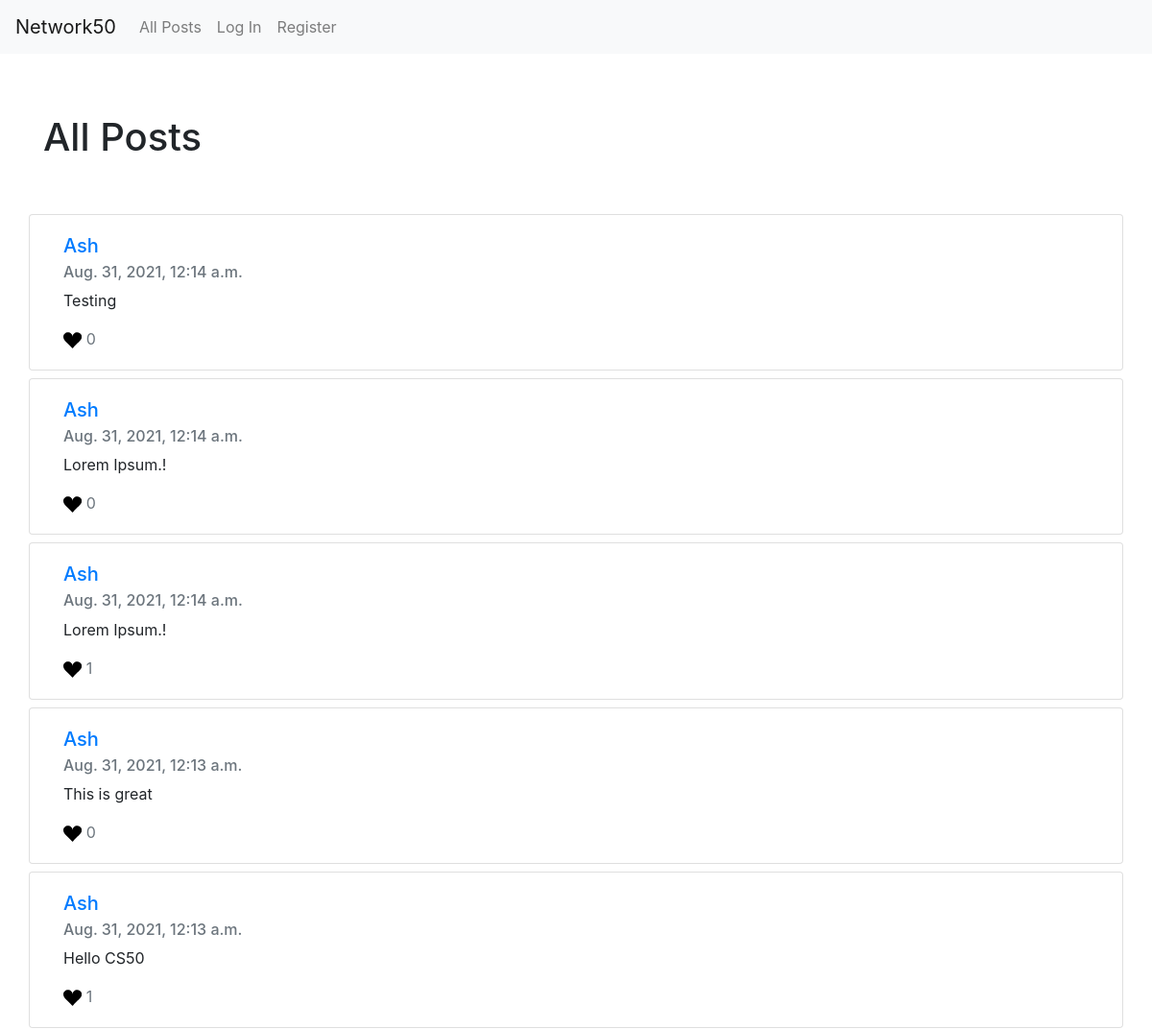
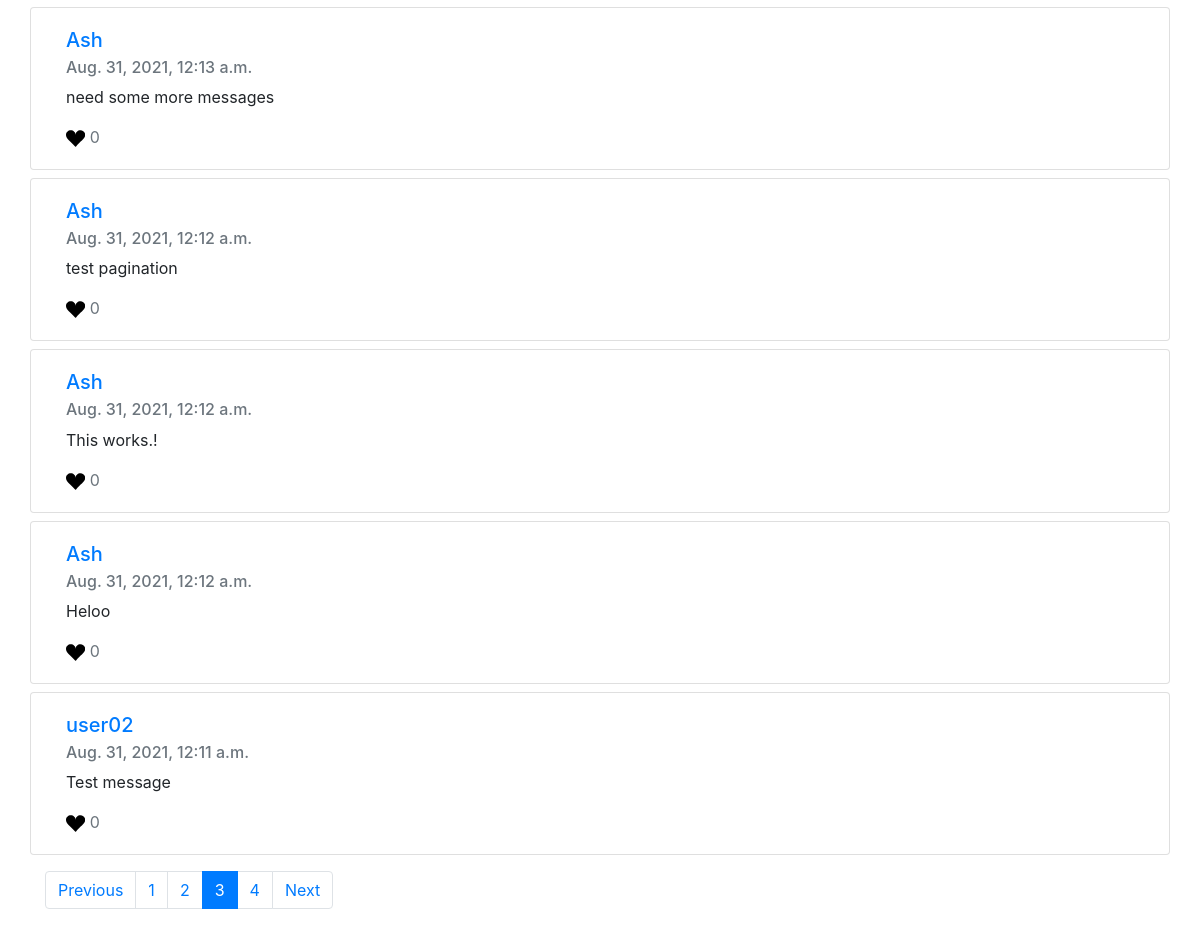
/?page=3, run on the app's committed database (2 pictures, top to bottom).
### network/models.py (models this page shows)
class Post(models.Model):
    content = models.TextField(verbose_name="New Post")
    timestamp = models.DateTimeField(auto_now_add=True)
    creator = models.ForeignKey(User, on_delete=models.CASCADE, related_name="posts")
    likes = models.ManyToManyField(User, blank=True)

class User(AbstractUser):
    following = models.ManyToManyField("self", symmetrical=False, blank=True, related_name="followers")

### network/views.py (the view)
# urls.py: path("", views.index, name="index"),
def index(request):
    posts = Post.objects.all().order_by("-timestamp")
    page_obj = paginate_posts(request, posts)
    return render(request, "network/index.html", {
        "posts": page_obj,
        "feed": True
    })

### network/views.py (called while the page is built)
def paginate_posts(request, posts):
    paginator = Paginator(posts, 10)
    page_number = request.GET.get('page')
    return paginator.get_page(page_number)

### network/templates/network/index.html (shortened to what this page needs)
{% extends "network/posts.html" %}
{% load static %}
{% block top-matter %}
<div class="container py-5">
    <h1>All Posts</h1>
{% endblock %}

### network/templates/network/posts.html (shortened to what this page needs)
{% extends "network/layout.html" %}
{% load static %}
{% block body %}
    <div class="top-matter">
        {% block top-matter %}
        {% endblock %}
    </div>
    <div class="feed">
        {% for post in posts %}
        <div class="card container mb-2">
            <div class="card-body">
                <a href="{% url 'profile' post.creator.username %}">
                    <h5 class="card-title">{{ post.creator }}</h5>
                </a>
                <h6 class="card-subtitle mb-2 text-muted">{{ post.timestamp }}</h6>
                <p class="card-text" id="post-content-{{ post.id }}">{{ post.content }}</p>
                <p class="card-text text-muted">
                    <svg width="1.2em"
                         height="1.2em"
                         viewBox="0 0 16 16"
                         xmlns="http://www.w3.org/2000/svg"
                         id="{{ post.id }}"
                         data-post="{{ post.id }}"
                         class="bi bi-suit-heart-fill"
                         fill="
                            {% if user in post.likes.all %}
                            red
                            {% else %}
                            black
                            {% endif %}">
                        <path d="M4 1c2.21 0 4 1.755 4 3.92C8 2.755 9.79 1 12 1s4 1.755 4 3.92c0 3.263-3.234 4.414-7.608 9.608a.513.513 0 0 1-.784 0C3.234 9.334 0 8.183 0 4.92 0 2.755 1.79 1 4 1z"/>
                    </svg>
                    <span id="like-count-{{ post.id }}">{{ post.likes.all|length }}</span>
                </p>
            </div>
        </div>
        {% empty %}
        <p class="container">Nothing to show. Follow people to see there posts here.!</p>
        {% endfor %}
    </div>
    {% if posts.paginator.num_pages > 1 %}
        <nav aria-label="Posts pages" class="container mt-3">
            <ul class="pagination">
                {% if posts.has_previous %}
                <li class="page-item">
                    <a class="page-link" href="?page={{ posts.previous_page_number }}">Previous</a>
                </li>
                {% endif %}
                {% for page in posts.paginator.page_range %}
                {% if page == posts.number %}
                <li class="page-item active" aria-current="page">
                    <a class="page-link" href="?page={{ page }}">{{ page }} <span class="sr-only">(current)</span></a>
                </li>
                {% else %}
                <li class="page-item"><a class="page-link" href="?page={{ page }}">{{ page }}</a></li>
                {% endif %}
                {% endfor %}
                {% if posts.has_next %}
                <li class="page-item">
                    <a class="page-link" href="?page={{ posts.next_page_number }}">Next</a>
                </li>
                {% endif %}
            </ul>
        </nav>
    {% endif %}
{% endblock %}

### network/static/network/styles.css (style rules this page uses)
.bi { cursor: pointer; }

### data on the page
Post: creator "Ash", timestamp "Aug. 31, 2021, 12:14 a.m.", content "Testing", likes.all|length "0"
Post: creator "Ash", timestamp "Aug. 31, 2021, 12:14 a.m.", content "Lorem Ipsum.!", likes.all|length "0"
Post: creator "Ash", timestamp "Aug. 31, 2021, 12:14 a.m.", content "Lorem Ipsum.!", likes.all|length "1"
Post: creator "Ash", timestamp "Aug. 31, 2021, 12:13 a.m.", content "This is great", likes.all|length "0"
Post: creator "Ash", timestamp "Aug. 31, 2021, 12:13 a.m.", content "Hello CS50", likes.all|length "1"
Post: creator "Ash", timestamp "Aug. 31, 2021, 12:13 a.m.", content "need some more messages", likes.all|length "0"
Post: creator "Ash", timestamp "Aug. 31, 2021, 12:12 a.m.", content "test pagination", likes.all|length "0"
Post: creator "Ash", timestamp "Aug. 31, 2021, 12:12 a.m.", content "This works.!", likes.all|length "0"
Post: creator "Ash", timestamp "Aug. 31, 2021, 12:12 a.m.", content "Heloo", likes.all|length "0"
Post: creator "user02", timestamp "Aug. 31, 2021, 12:11 a.m.", content "Test message", likes.all|length "0"

### other printed values
{{ page }} "1" "2" "4"
{{ page }} "3"
